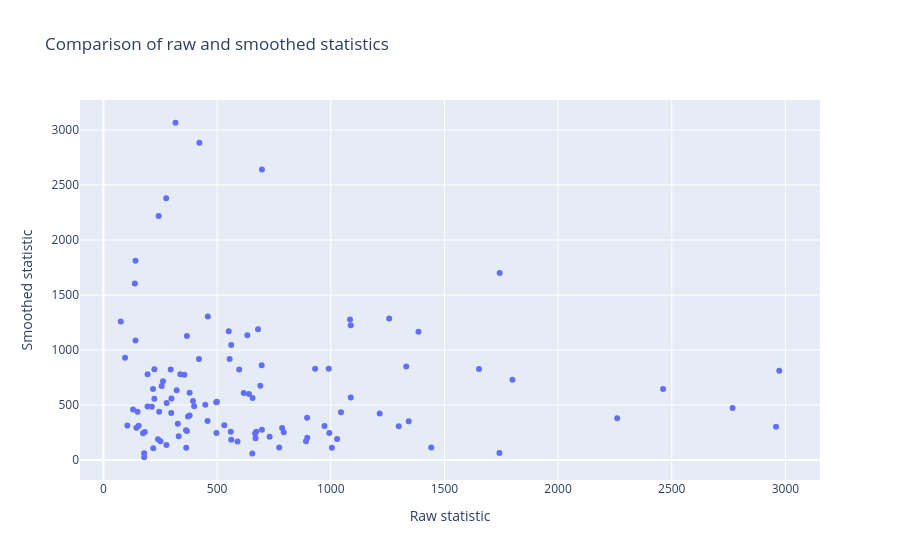

Source (notebook cell):
### Code cell
import plotly.graph_objects as go

fig = go.Figure()
fig.add_trace(go.Scatter(
    x=results_raw.statistic,
    y=results_smooth.loc[results_raw.index, "statistic"],
    mode='markers',
    name='Data', # add overing label for the data points: pathway_name
    hovertext=results_raw.pathway_name,
))
fig.update_layout(
    title="Comparison of raw and smoothed statistics",
    xaxis_title="Raw statistic",
    yaxis_title="Smoothed statistic"
)
fig.show()

### Figure 1 — Plotly figure (JSON) as saved in the notebook; plotly's stock layout.template omitted (floating-point values rounded to 4 significant figures)
{"data": [{"hovertext": ["Sphingolipid metabolism - Homo sapiens (human)", "Pentose and glucuronate interconversions - Homo sapiens (human)", "Bile secretion - Homo sapiens (human)", "Primary bile acid biosynthesis - Homo sapiens (human)", "Sphingolipid signaling pathway - Homo sapiens (human)", "Pentose phosphate pathway - Homo sapiens (human)", "Steroid biosynthesis - Homo sapiens (human)", "Ascorbate and aldarate metabolism - Homo sapiens (human)", "Necroptosis - Homo sapiens (human)", "Galactose metabolism - Homo sapiens (human)", "Thyroid hormone synthesis - Homo sapiens (human)", "Linoleic acid metabolism - Homo sapiens (human)", "Cholesterol metabolism - Homo sapiens (human)", "Fat digestion and absorption - Homo sapiens (human)", "Arginine biosynthesis - Homo sapiens (human)", "Riboflavin metabolism - Homo sapiens (human)", "Glycerolipid metabolism - Homo sapiens (human)", "Starch and sucrose metabolism - Homo sapiens (human)", "Propanoate metabolism - Homo sapiens (human)", "Biotin metabolism - Homo sapiens (human)", "Taurine and hypotaurine metabolism - Homo sapiens (human)", "Phospholipase D signaling pathway - Homo sapiens (human)", "Aminoacyl-tRNA biosynthesis - Homo sapiens (human)", "Arachidonic acid metabolism - Homo sapiens (human)", "Fc gamma R-mediated phagocytosis - Homo sapiens (human)", "Ovarian steroidogenesis - Homo sapiens (human)", "Inositol phosphate metabolism - Homo sapiens (human)", "Fatty acid biosynthesis - Homo sapiens (human)", "HIF-1 signaling pathway - Homo sapiens (human)", "Oxytocin signaling pathway - Homo sapiens (human)", "Vitamin digestion and absorption - Homo sapiens (human)", "Phosphonate and phosphinate metabolism - Homo sapiens (human)", "Pantothenate and CoA biosynthesis - Homo sapiens (human)", "Ether lipid metabolism - Homo sapiens (human)", "Mineral absorption - Homo sapiens (human)", "Carbon metabolism - Homo sapiens (human)", "Valine, leucine and isoleucine degradation - Homo sapiens (human)", "Serotonergic synapse - Homo sapiens (human)", "Aldosterone synthesis and secretion - Homo sapiens (human)", "Fc epsilon RI signaling pathway - Homo sapiens (human)", "Butanoate metabolism - Homo sapiens (human)", "Purine metabolism - Homo sapiens (human)", "Glycolysis / Gluconeogenesis - Homo sapiens (human)", "FoxO signaling pathway - Homo sapiens (human)", "Protein digestion and absorption - Homo sapiens (human)", "Arginine and proline metabolism - Homo sapiens (human)", "Oxidative phosphorylation - Homo sapiens (human)", "mTOR signaling pathway - Homo sapiens (human)", "Porphyrin and chlorophyll metabolism - Homo sapiens (human)", "Cysteine and methionine metabolism - Homo sapiens (human)", "Glycosylphosphatidylinositol (GPI)-anchor biosynthesis - Homo sapiens (human)", "Pyrimidine metabolism - Homo sapiens (human)", "cAMP signaling pathway - Homo sapiens (human)", "Glycerophospholipid metabolism - Homo sapiens (human)", "Glyoxylate and dicarboxylate metabolism - Homo sapiens (human)", "Biosynthesis of amino acids - Homo sapiens (human)", "Sulfur relay system - Homo sapiens (human)", "Prolactin signaling pathway - Homo sapiens (human)", "Valine, leucine and isoleucine biosynthesis - Homo sapiens (human)", "AMPK signaling pathway - Homo sapiens (human)", "Biosynthesis of cofactors - Homo sapiens (human)", "GABAergic synapse - Homo sapiens (human)", "Neuroactive ligand-receptor interaction - Homo sapiens (human)", "Neomycin, kanamycin and gentamicin biosynthesis - Homo sapiens (human)", "Parathyroid hormone synthesis, secretion and action - Homo sapiens (human)", "Thiamine metabolism - Homo sapiens (human)", "Vascular smooth muscle contraction - Homo sapiens (human)", "Gap junction - Homo sapiens (human)", "D-Arginine and D-ornithine metabolism - Homo sapiens (human)", "Carbohydrate digestion and absorption - Homo sapiens (human)", "alpha-Linolenic acid metabolism - Homo sapiens (human)", "Biosynthesis of unsaturated fatty acids - Homo sapiens (human)", "Glycine, serine and threonine metabolism - Homo sapiens (human)", "Dopaminergic synapse - Homo sapiens (human)", "Nitrogen metabolism - Homo sapiens (human)", "Glucagon signaling pathway - Homo sapiens (human)", "Insulin secretion - Homo sapiens (human)", "Fructose and mannose metabolism - Homo sapiens (human)", "Vitamin B6 metabolism - Homo sapiens (human)", "Alanine, aspartate and glutamate metabolism - Homo sapiens (human)", "Regulation of lipolysis in adipocytes - Homo sapiens (human)", "Thermogenesis - Homo sapiens (human)", "2-Oxocarboxylic acid metabolism - Homo sapiens (human)", "Phenylalanine metabolism - Homo sapiens (human)", "Citrate cycle (TCA cycle) - Homo sapiens (human)", "Phenylalanine, tyrosine and tryptophan biosynthesis - Homo sapiens (human)", "Taste transduction - Homo sapiens (human)", "Histidine metabolism - Homo sapiens (human)", "Sulfur metabolism - Homo sapiens (human)", "Glutamatergic synapse - Homo sapiens (human)", "D-Glutamine and D-glutamate metabolism - Homo sapiens (human)", "beta-Alanine metabolism - Homo sapiens (human)", "Long-term depression - Homo sapiens (human)", "Retrograde endocannabinoid signaling - Homo sapiens (human)", "Amino sugar and nucleotide sugar metabolism - Homo sapiens (human)", "Glutathione metabolism - Homo sapiens (human)", "ABC transporters - Homo sapiens (human)", "Ferroptosis - Homo sapiens (human)", "Tryptophan metabolism - Homo sapiens (human)", "Tyrosine metabolism - Homo sapiens (human)", "Pyruvate metabolism - Homo sapiens (human)", "Proximal tubule bicarbonate reclamation - Homo sapiens (human)", "Lysine degradation - Homo sapiens (human)", "Inflammatory mediator regulation of TRP channels - Homo sapiens (human)", "Nicotinate and nicotinamide metabolism - Homo sapiens (human)", "Fatty acid degradation - Homo sapiens (human)", "Fatty acid metabolism - Homo sapiens (human)", "C-type lectin receptor signaling pathway - Homo sapiens (human)", "Renin secretion - Homo sapiens (human)", "Steroid hormone biosynthesis - Homo sapiens (human)"], "mode": "markers", "name": "Data", "type": "scatter", "x": [422.0, 1386.0, 76.0, 243.0, 562.0, 1215.0, 655.0, 1084.0, 179.0, 1800.0, 379.0, 1743.0, 141.0, 141.0, 562.0, 364.0, 1005.0, 991.0, 256.0, 95.0, 731.0, 179.0, 1742.0, 2260.0, 105.0, 367.0, 327.0, 640.0, 298.0, 213.0, 672.0, 560.0, 1028.0, 130.0, 219.0, 2462.0, 317.0, 669.0, 138.0, 299.0, 896.5, 1442.0, 773.0, 145.0, 896.0, 1088.0, 531.5, 150.0, 245.0, 1088.0, 155.0, 633.0, 972.5, 448.0, 1299.0, 2959.0, 277.0, 356.0, 551.0, 394.0, 2973.0, 262.0, 1045.0, 499.0, 174.0, 497.0, 496.0, 379.0, 276.0, 931.0, 278.0, 1257.0, 1343.0, 182.0, 372.0, 1332.0, 367.0, 589.5, 251.0, 891.0, 696.0, 363.0, 1652.0, 697.0, 697.0, 597.0, 690.0, 296.0, 399.0, 194.0, 194.0, 793.0, 240.0, 680.0, 786.0, 993.5, 2768.0, 459.0, 458.0, 617.0, 667.0, 420.0, 555.0, 338.0, 656.0, 224.0, 224.0, 322.0, 331.0, 218.0], "y": [2885.0, 1165.0, 1258.0, 2218.0, 1046.0, 422.0, 60.0, 1277.0, 25.0, 730.0, 612.0, 1701.0, 1812.0, 1086.0, 185.0, 112.0, 112.0, 829.0, 672.0, 929.0, 211.0, 61.0, 63.0, 380.0, 313.0, 1127.0, 330.0, 600.0, 427.0, 483.0, 256.0, 257.0, 190.0, 459.0, 107.0, 645.0, 3066.0, 198.0, 1604.0, 559.0, 203.0, 114.0, 114.0, 293.0, 385.0, 569.0, 315.0, 439.0, 438.0, 1225.0, 312.0, 1133.0, 308.0, 502.0, 306.0, 303.0, 137.0, 776.0, 1170.0, 537.0, 811.0, 715.0, 434.0, 530.0, 244.0, 245.0, 525.0, 405.0, 2379.0, 830.0, 518.0, 1286.0, 352.0, 255.0, 396.0, 849.0, 263.0, 168.0, 171.0, 171.0, 861.0, 271.0, 827.0, 2640.0, 276.0, 823.0, 676.0, 822.0, 489.0, 487.0, 780.0, 253.0, 188.0, 1189.0, 292.0, 246.0, 472.0, 1305.0, 354.0, 609.0, 240.0, 918.0, 919.0, 779.0, 563.0, 826.0, 556.0, 633.0, 217.0, 646.0]}], "layout": {"title": {"text": "Comparison of raw and smoothed statistics"}, "xaxis": {"title": {"text": "Raw statistic"}}, "yaxis": {"title": {"text": "Smoothed statistic"}}}}
